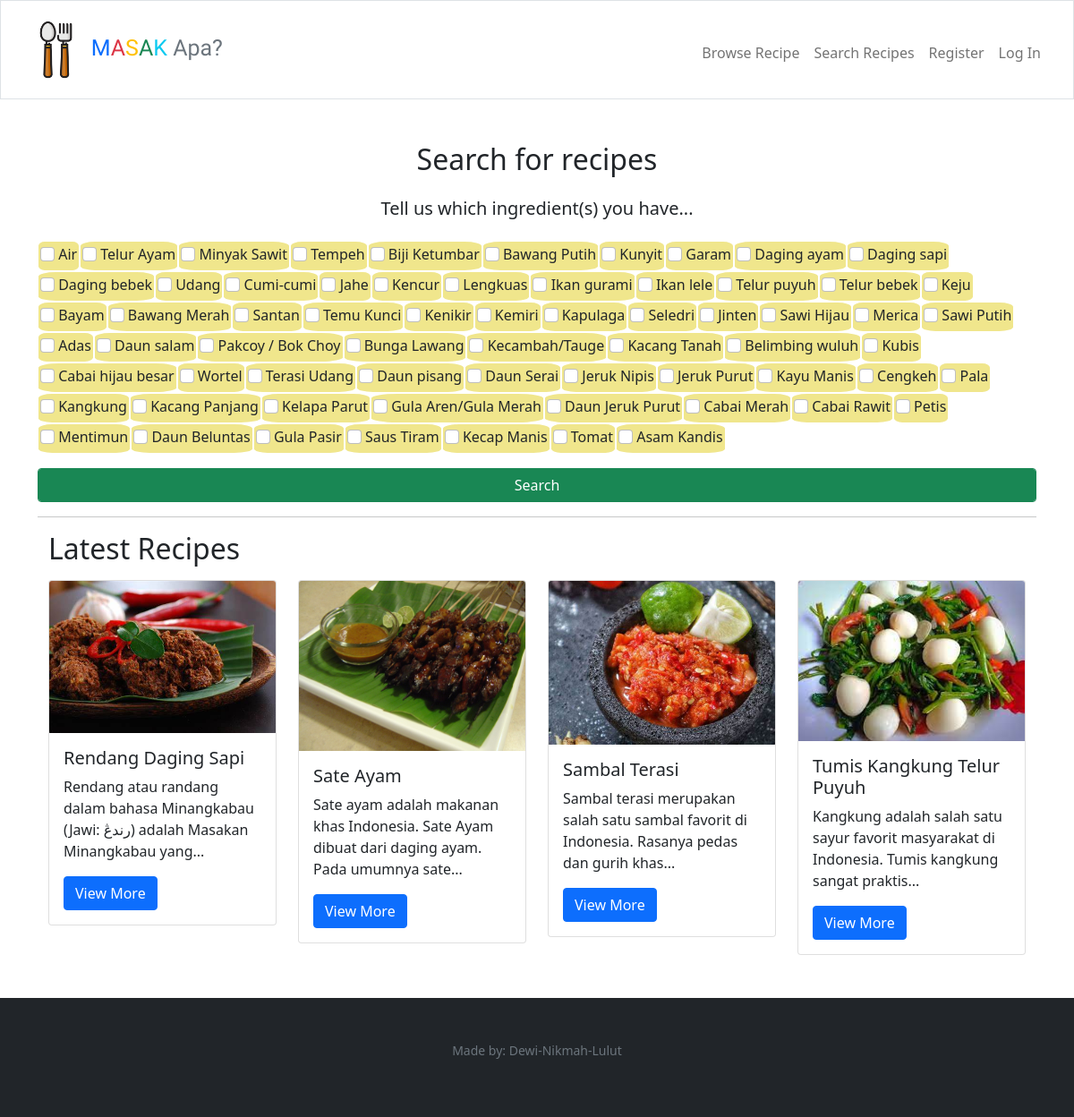
Before: /recipe/search with the older database file.
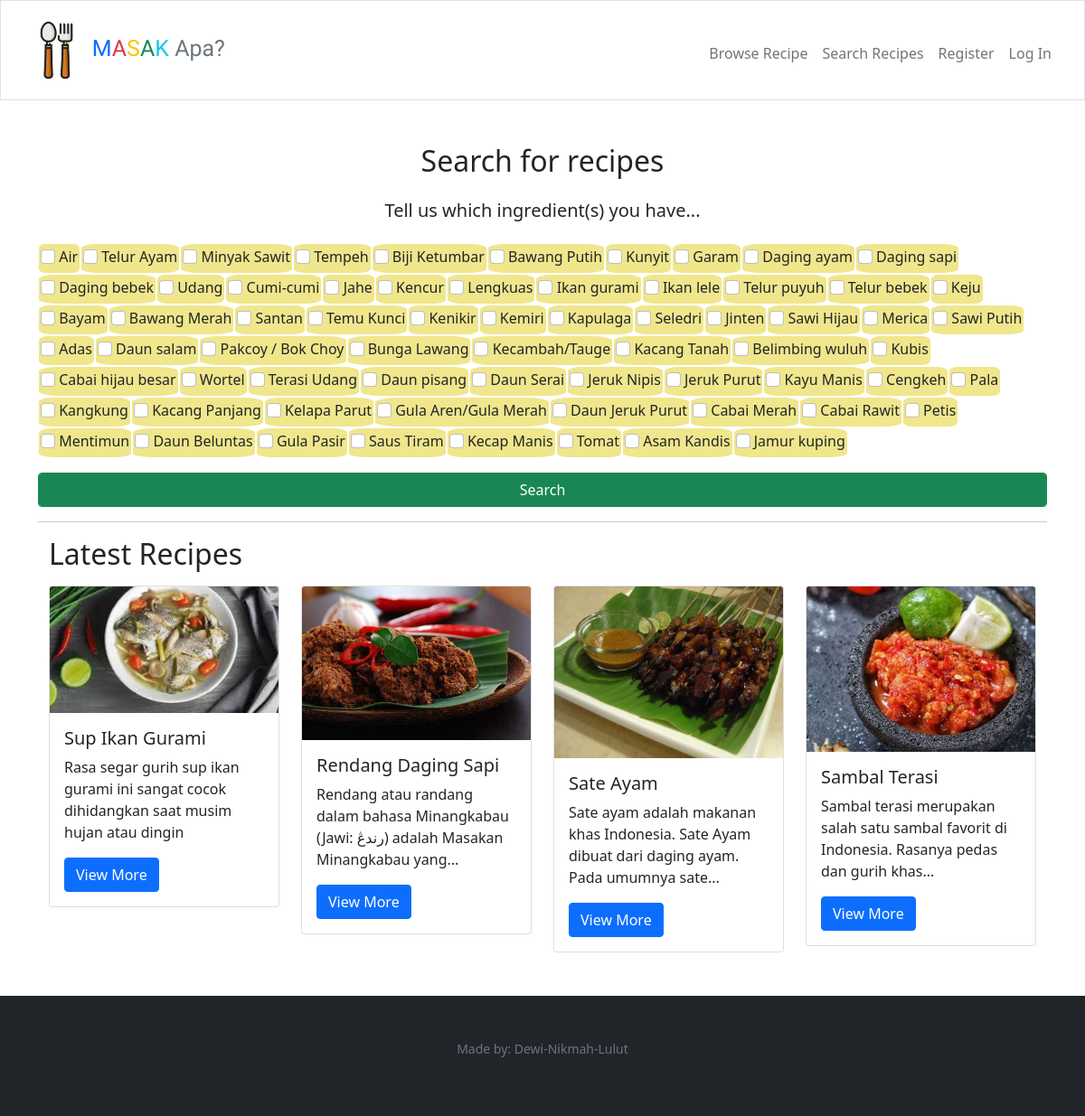
After: the same page with the newer database file.
### tables this page shows
CREATE TABLE "ingredients" (
	"id"	integer NOT NULL,
	"image"	varchar,
	"name"	varchar NOT NULL,
	"origin_id"	integer NOT NULL,
	"category_id"	integer NOT NULL,
	"description"	text NOT NULL,
	"created_at"	datetime DEFAULT CURRENT_TIMESTAMP,
	"updated_at"	datetime DEFAULT CURRENT_TIMESTAMP,
	PRIMARY KEY("id" AUTOINCREMENT),
	FOREIGN KEY("category_id") REFERENCES "categories"("id") on delete cascade on update cascade,
	FOREIGN KEY("origin_id") REFERENCES "origins"("id") on delete cascade on update cascade
);

CREATE TABLE "recipes" (
	"id"	integer NOT NULL,
	"name"	TEXT NOT NULL,
	"origin_id"	integer NOT NULL,
	"image"	varchar,
	"created_at"	datetime DEFAULT CURRENT_TIMESTAMP,
	"updated_at"	datetime DEFAULT CURRENT_TIMESTAMP,
	"description"	TEXT,
	PRIMARY KEY("id" AUTOINCREMENT),
	FOREIGN KEY("origin_id") REFERENCES "origins"("id") on delete cascade on update cascade
);

### app.py (the view, shortened to what this page needs)
@app.route("/recipe/search", methods=["GET", "POST"])
def recipe_search():
    global search_result
    if request.method == "GET":
        ingredients = db.execute("select * from ingredients")
        latest_recipes = db.execute("select recipes.id, recipes.name as recipe_name, recipes.image, recipes.description, recipe_ingredients.qty, instructions.instructions, units.name as unit_name from recipes inner join recipe_ingredients on recipes.id = recipe_ingredients.recipe_id inner join ingredients on recipe_ingredients.ingredients_id = ingredients.id inner join units on recipe_ingredients.unit_id = units.id inner join instructions on recipes.id = instructions.recipe_id group by recipes.id order by recipes.created_at desc limit 4")
        search_result.clear()
        return render_template("search_recipes.html", ingredients=ingredients, latest_recipes=latest_recipes)

### app.py (called while the page is built)
@app.after_request
def after_request(response):
    response.headers["Cache-Control"] = "no-cache, no-store, must-revalidate"
    response.headers["Expires"] = 0
    response.headers["Pragma"] = "no-cache"
    return response

### templates/search_recipes.html (shortened to what this page needs)
{% extends "layout.html" %} {% block title %} Home {% endblock %} {% block main
%}
<div class="container">
  <div class="row">
    <h2 class="text-center">Search for recipes</h2>
    <h5 class="text-center mt-3">Tell us which ingredient(s) you have...</h5>
    <form action="/recipe/search" method="post" enctype="multipart/form-data">
      <div class="col-md-12 mt-3">
        <div style="display: flex; flex-wrap: wrap">
          {% for ingredient in ingredients %}
          <div
            style="
              background-color: khaki;
              margin: 1px 1px 1px 1px;
              padding: 2px;
              border-radius: 15%;
            "
          >
            <input
              type="checkbox"
              name="ingredients"
              id="{{ ingredient['name'] }}"
              value="{{ ingredient['id'] }}"
              class="form-check-input mb-2"
            />
            <label class="form-check-label" for="ingredient">
              {{ ingredient['name'] }}</label
            >
          </div>
          {% endfor %}
        </div>
      </div>
      <div class="form-group mt-3">
        <button
          class="btn btn-success form-control"
          type="submit"
          value="submit"
        >
          Search
        </button>
      </div>
    </form>
  </div>
  <hr />
  <div class="container-lg mt-3">
    <h2>Latest Recipes</h2>
    <div class="row mt-2">
      {% for latest_recipe in latest_recipes %}
      <div class="col-lg-3 mt-2">
        <div class="card" style="width: 100%">
          <img
            src="/static/uploads/{{ latest_recipe['image'] }}"
            class="card-img-top card-size"
            alt="IoT course thumbnail"
          />
          <div class="card-body">
            <h5 class="card-title">{{ latest_recipe["recipe_name"] }}</h5>
            <p class="card-text">
              {{ latest_recipe["description"]|truncate(100) }}
            </p>
            <a
              href="/recipe/show/{{ latest_recipe['id'] }}"
              class="btn btn-primary"
              >View More</a
            >
          </div>
        </div>
      </div>
      {% endfor %}
    </div>
    <div class="spacing p-4"></div>
  </div>
</div>
{% endblock %}

### templates/layout.html (shortened to what this page needs)
<!DOCTYPE html>
<html lang="en">
  <head>
    <link
      href="https://cdn.jsdelivr.net/npm/bootstrap@5.1.3/dist/css/bootstrap.min.css"
      rel="stylesheet"
    />
    <link href="/static/style.css" rel="stylesheet" />
  </head>
  <body class="bg-img">
    <nav
      id="navbar"
      class="border navbar navbar-expand-lg navbar-scroll navbar-light p-3 shadow-5-strong"
    >
      <div class="container-fluid">
        <a
          style="font-family: 'Barrio'; font-size: 25px"
          class="navbar-brand"
          href="/"
        >
          <img src="/static/img/spoon-and-fork.png" style="width: 10%" />
          <span class="blue text-primary">M</span
          ><span class="red text-danger">A</span
          ><span class="yellow text-warning">S</span
          ><span class="green text-success">A</span
          ><span class="BLACK text-info">K</span>
          <span class="text-muted">Apa?</span></a
        >
        <div class="collapse navbar-collapse" id="navbar">
          {% if session["user_id"] %}
          <ul class="navbar-nav me-auto mt-2">
            <li class="nav-item">
              <a class="nav-link" href="/dashboard">Dashboard</a>
            </li>
            <li class="nav-item">
              <a class="nav-link" href="/recipe/show/all">Browse Recipe</a>
            </li>
            <li class="nav-item">
              <a class="nav-link" href="/add">Submit Recipe</a>
            </li>
            <li class="nav-item">
              <a class="nav-link" href="/profile">Profile</a>
            </li>
          </ul>
          <ul class="navbar-nav ms-auto mt-2">
            <li class="nav-item">
              <a class="nav-link" href="/logout">Log Out</a>
            </li>
          </ul>
          {% else %}
          <ul class="navbar-nav ms-auto mt-2">
            <li class="nav-item">
              <a class="nav-link" href="/recipe/show/all">Browse Recipe</a>
            </li>
            <li class="nav-item">
              <a class="nav-link" href="/recipe/search">Search Recipes</a>
            </li>
            <li class="nav-item">
              <a class="nav-link" href="/register">Register</a>
            </li>
            <li class="nav-item">
              <a class="nav-link" href="/login">Log In</a>
            </li>
          </ul>
          {% endif %}
        </div>
      </div>
    </nav>
    <main class="container-fluid mt-5">
      <div style="margin-top: 2%">{% block main %}{% endblock %}</div>
    </main>
    <footer class="mb-0 p-5 small text-center text-muted bg-dark">
      <p>Made by: Dewi-Nikmah-Lulut</p>
    </footer>
  </body>
</html>

### static/style.css (style rules this page uses)
.navbar { transition: 1s; }
nav .navbar-brand { font-size: xx-large; }
nav .navbar-brand .blue { color: #537fbe; }
nav .navbar-brand .red { color: #ea433b; }
nav .navbar-brand .yellow { color: #f5b82e; }
nav .navbar-brand .green { color: #2e944b; }
.navbar-scroll .nav-link, .navbar-scroll .navbar-toggler .fa-bars { color: #fff; }
.bg-img { -webkit-background-size: cover; -moz-background-size: cover; -o-background-size: cover; background-size: cover; object-fit: fill; }
.bg-img::after { background: url("/static/img/bg1.jpeg") no-repeat center center fixed; opacity: 0.5; }
.card-size { width: 100%; height: 100%; }

Changed rows visible on the page:
no longer on this page (row unchanged): recipes: image (picture), recipe_name "Tumis Kangkung Telur Puyuh", description "Kangkung adalah salah satu sayur favorit masyarakat di Indonesia. Tumis kangkung sangat praktis..."
added ingredients: name "Jamur kuping"
added recipes: image (picture), recipe_name "Sup Ikan Gurami", description "Rasa segar gurih sup ikan gurami ini sangat cocok dihidangkan saat musim hujan atau dingin"
